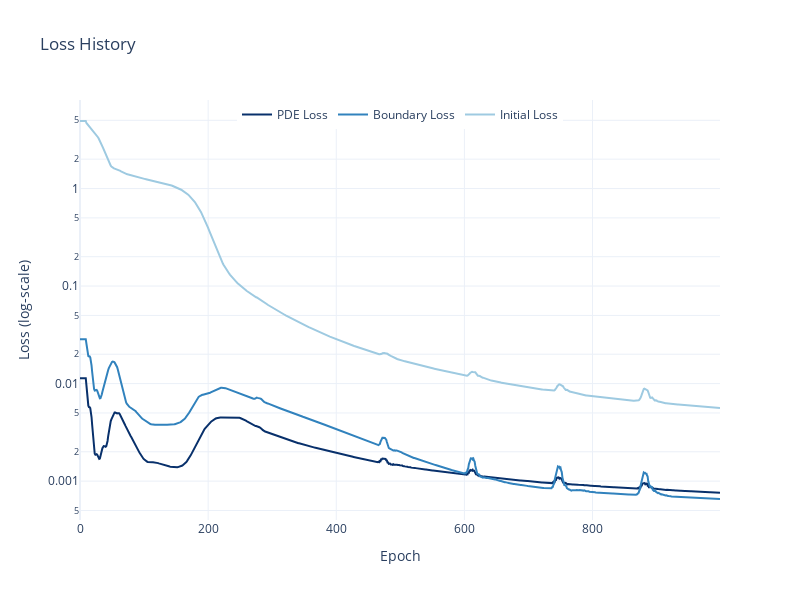

Notebook source saved alongside this figure:
### Code cell
without_lb_state = trainer.closure.get_state()
plot_loss(without_lb_state, smooth=True, smooth_window=10)

without_lb_results = compare_with_mc(model, params, n_prices=200,
                          n_simulations=10_000, dtype=dtype, device=device, seed=42)['l2_rel_error']
print("L2 Error: ", without_lb_results*100)

### Figure 1 — Plotly figure (JSON) as saved in the notebook; plotly's stock layout.template omitted (floating-point values rounded to 4 significant figures; data arrays with more than 128 entries replaced by an {"elided": "..."} marker saying what was removed)
{"data": [{"line": {"color": "#08306B"}, "mode": "lines", "name": "PDE Loss", "type": "scatter", "x": {"elided": "1000 int values"}, "y": {"elided": "1000 float values"}}, {"line": {"color": "#3182BD"}, "mode": "lines", "name": "Boundary Loss", "type": "scatter", "x": {"elided": "1000 int values"}, "y": {"elided": "1000 float values"}}, {"line": {"color": "#9ECAE1"}, "mode": "lines", "name": "Initial Loss", "type": "scatter", "x": {"elided": "1000 int values"}, "y": {"elided": "1000 float values"}}], "layout": {"height": 600, "legend": {"orientation": "h", "x": 0.5, "xanchor": "center", "y": 1, "yanchor": "top"}, "title": {"text": "Loss History"}, "width": 800, "xaxis": {"title": {"text": "Epoch"}}, "yaxis": {"title": {"text": "Loss (log‑scale)"}, "type": "log"}}}
